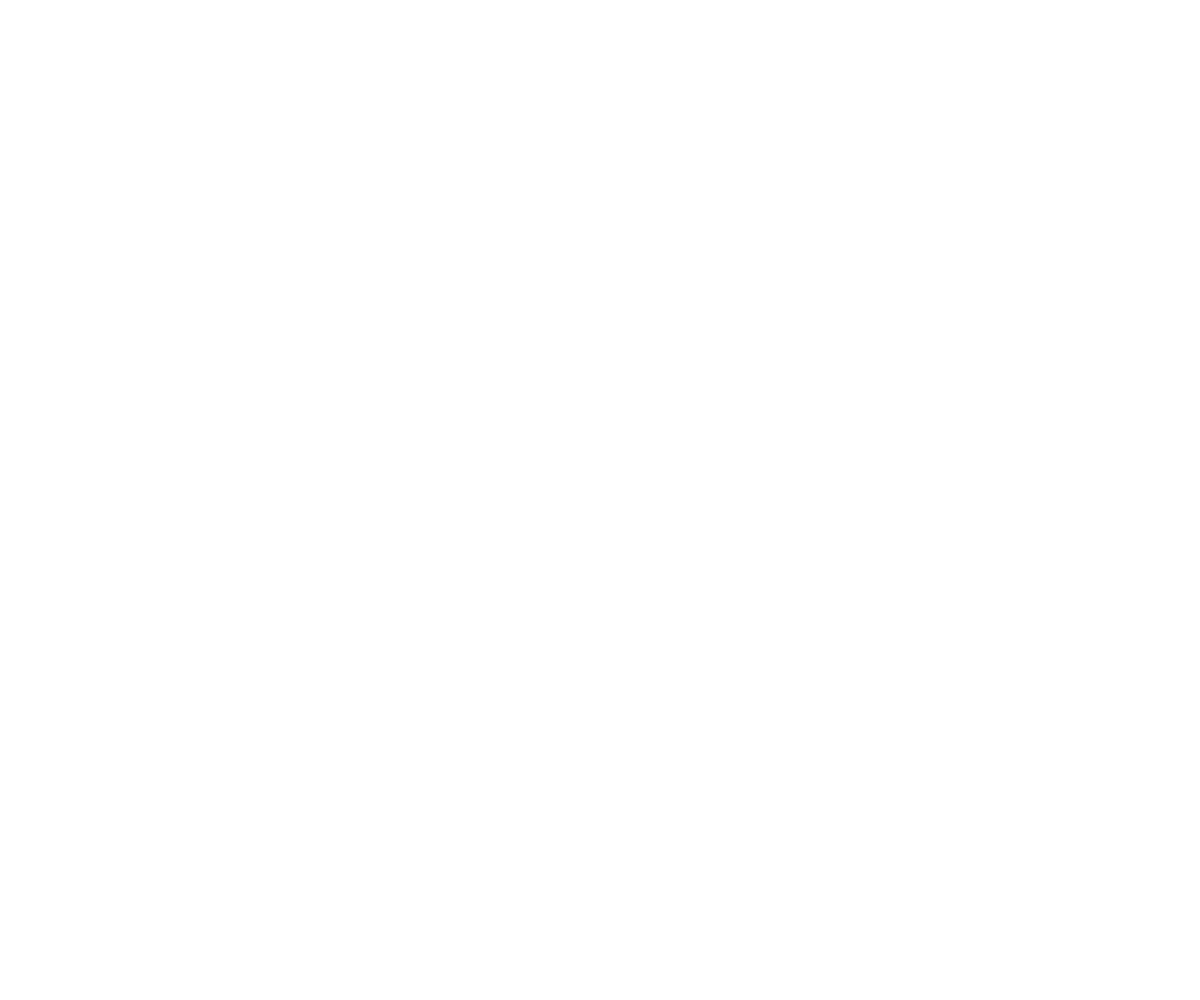
Frame 1 (no input)
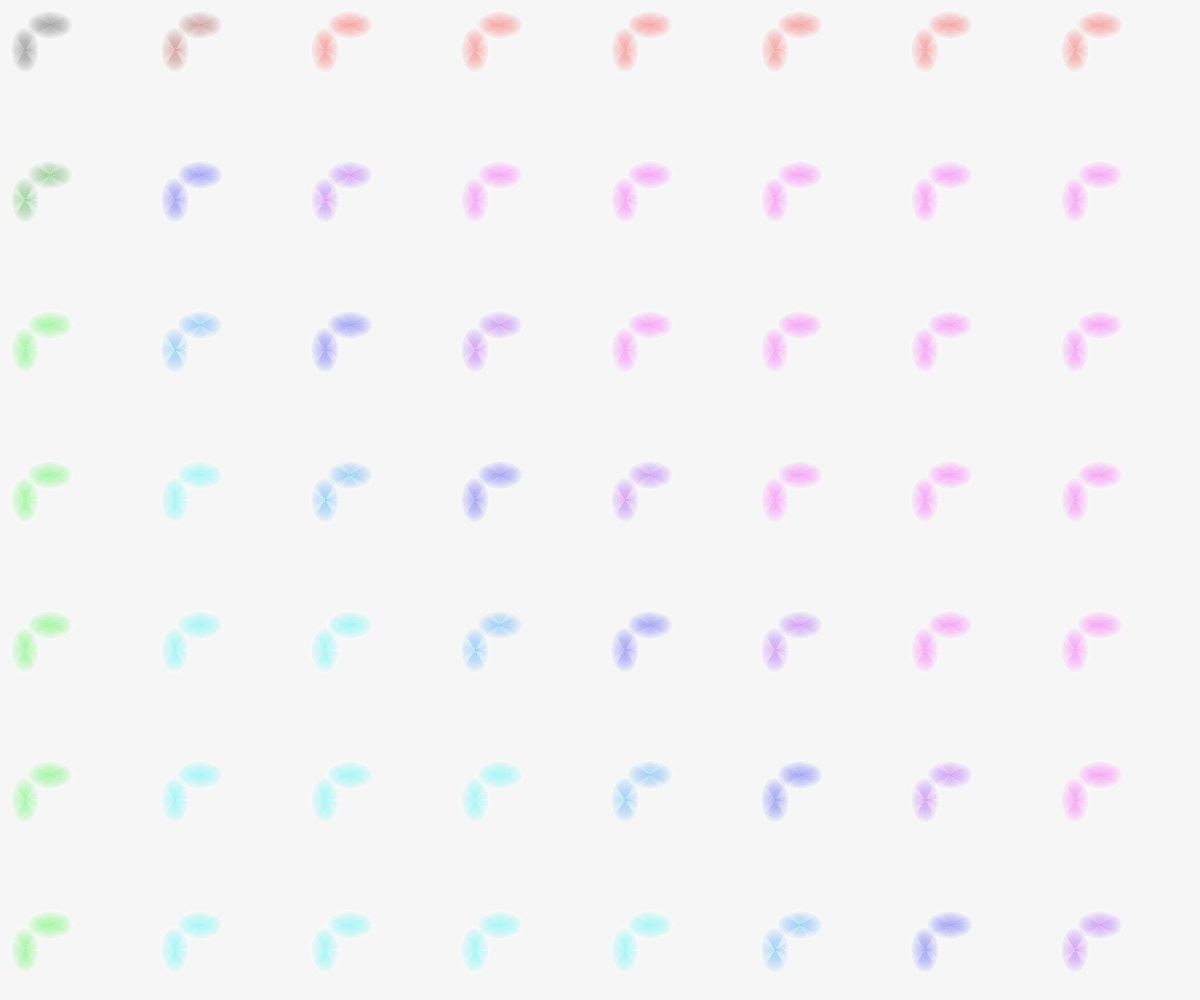
Frame 60 (no input)
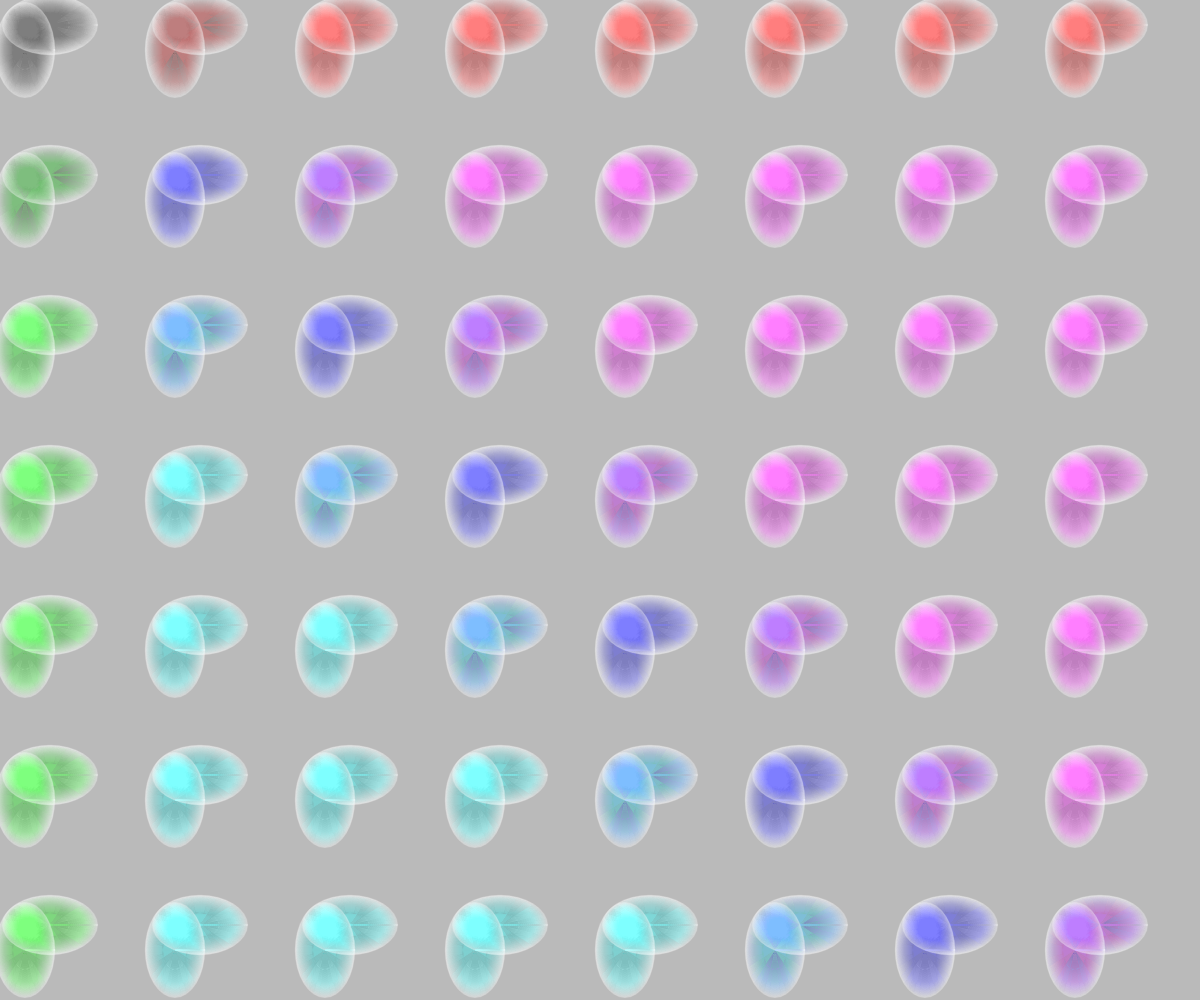
Frame 120 (the mouse pressed at the canvas centre since frame 60)

The p5.js sketch that drew these frames (run headless with seeded random() and noise() and a simulated clock; from frame 60 on, the mouse is pressed at the canvas centre):

// p5.js sketch
// ── sketch.js
var r = 0;
var status = "up";

function setup() {
    createCanvas(windowWidth, windowHeight);   
    noFill();
}

function draw() {
    background(0,0,0,r); //black background
    //background(0);

    //Rule 1: grid
    for (var xcor = 0; xcor < width - 50; xcor += 150) {
        for (var ycor = 0; ycor < height - 50; ycor += 150) {
            drawSomething(xcor, ycor);
        }
    }

    //Rule 2: increase and decrease at a certain speed
    if (status == "up") {
        r += 0.01;   //the speed of the size change   
    } else {
        r -= 0.01;
    }

    //Rule 3: if it reaches certain size, change the direction
    if (r > 25) {    //until r reaches a certain number, reset the status
        status = "down";
    } else if (r < 0) {
        status = "up";
    }
    console.log(r);
}

function drawSomething(x, y) {   
    stroke(255, 50);
    //Rule 4: The colors are determined by the x and y values and have a low opacity
    fill(x - y, y - x, x * y, 2);
    ellipse(x + 50, y + 25, 80 * r, 50 * r);
    ellipse(x + 25, y + 50, 50 * r, 80 * r);

}
